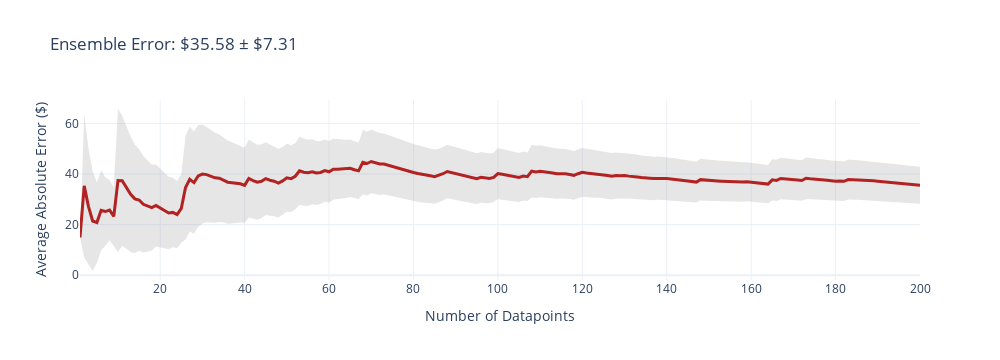
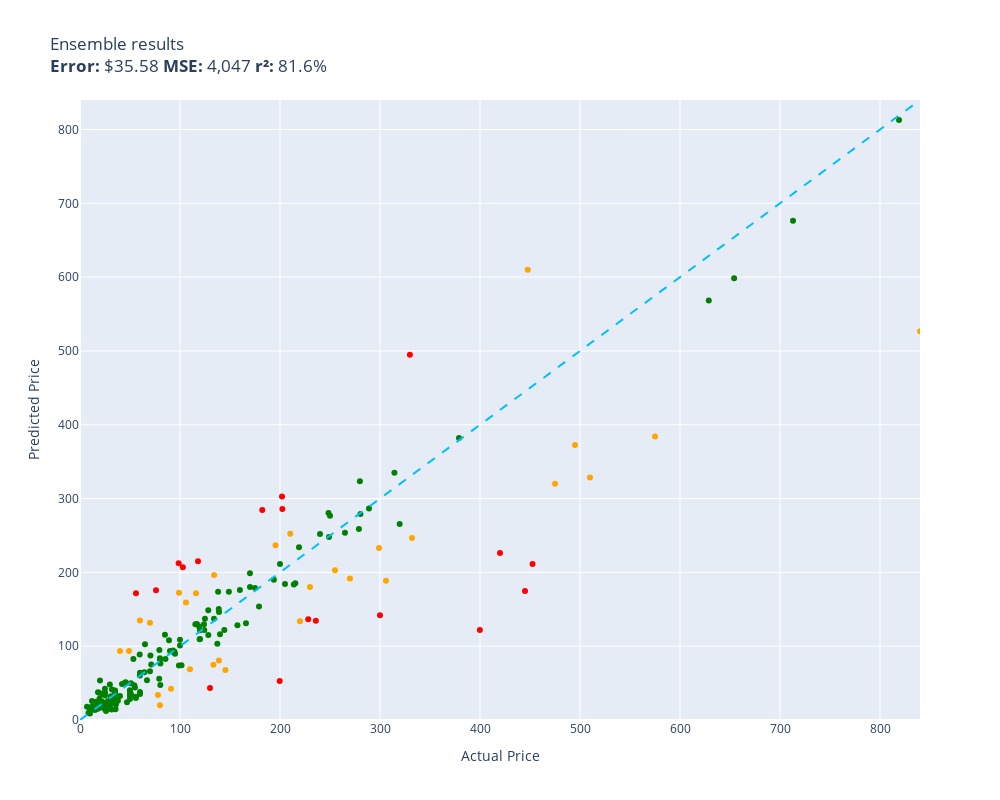

Notebook cell for these charts, in order:
### Code cell
evaluate(ensemble, test)

### Figure 1 — Plotly figure (JSON) as saved in the notebook; plotly's stock layout.template omitted (floating-point values rounded to 4 significant figures; data arrays with more than 128 entries replaced by an {"elided": "..."} marker saying what was removed)
{"data": [{"fill": "toself", "fillcolor": "rgba(128,128,128,0.2)", "hoverinfo": "skip", "line": {"color": "rgba(255,255,255,0)"}, "name": "95% CI", "showlegend": false, "type": "scatter", "x": {"elided": "400 int values"}, "y": {"elided": "400 float values"}}, {"customdata": {"elided": "200x1 float values"}, "hovertemplate": "n=%{x}<br>Avg Error=$%{y:,.2f}<br>±95% CI=$%{customdata[0]:,.2f}<extra></extra>", "line": {"color": "firebrick", "width": 3}, "mode": "lines", "name": "Cumulative Avg Error", "type": "scatter", "x": {"elided": "200 int values"}, "y": {"elided": "200 float values"}}], "layout": {"height": 360, "showlegend": false, "title": {"text": "Ensemble Error: $35.58 ± $7.31"}, "width": 1000, "xaxis": {"title": {"text": "Number of Datapoints"}}, "yaxis": {"title": {"text": "Average Absolute Error ($)"}}}}

### Figure 2 — Plotly figure (JSON) as saved in the notebook; plotly's stock layout.template omitted (floating-point values rounded to 4 significant figures; data arrays with more than 128 entries replaced by an {"elided": "..."} marker saying what was removed)
{"data": [{"customdata": {"elided": "152x1 str values"}, "hovertemplate": "%{customdata[0]}<extra></extra>", "legendgroup": "green", "marker": {"color": "green", "size": 6, "symbol": "circle"}, "mode": "markers", "name": "green", "orientation": "v", "showlegend": true, "type": "scatter", "x": {"elided": "152 float values"}, "xaxis": "x", "y": {"elided": "152 float values"}, "yaxis": "y"}, {"customdata": [["telpo Headlight Assembly Fit For 15 Camr...\nGuess=$171.71 Actual=$115.99"], ["RBC12-UPC Replacement Battery Cartridge ...\nGuess=$180.19 Actual=$229.99"], ["APS iBoard 6-inch Aluminum (Black Powder...\nGuess=$252.48 Actual=$210.23"], ["Bam Trekking 3027SB Single Black Clarine...\nGuess=$246.57 Actual=$332.00"], ["Mini PC, Kinupute Desktop Computer E3-12...\nGuess=$372.71 Actual=$495.00"], ["Clementoni 39132.5 Jigsaw Puzzle 1,000 P...\nGuess=$19.92 Actual=$79.95"], ["Tidal Front + Rear Fender Flares 4PC Poc...\nGuess=$202.76 Actual=$254.99"], ["Dakota Alert MURS Alert Probe Sensor - M...\nGuess=$133.84 Actual=$219.99"], ["Wenger City Upgrade Laptop Backpack with...\nGuess=$67.57 Actual=$145.42"], ["KOHLER 18865-CP Filtered Water Faucet, P...\nGuess=$320.13 Actual=$475.00"], ["Diversitech WG840585 Motor, (Ddb) 1/3Hp,...\nGuess=$196.61 Actual=$134.12"], ["MC: Pindicator (Dual Intensity Amber)\nGuess=$93.64 Actual=$40.00"], ["Webcem Solar Shed Light Outdoor Indoor, ...\nGuess=$33.84 Actual=$77.96"], ["Festool 492370 Platin 2 S1000 Grit 6-Inc...\nGuess=$42.28 Actual=$91.00"], ["Western Digital Enterprise RE4-GP 2TB SA...\nGuess=$68.71 Actual=$109.95"], ["LEGO Marvel Avengers War Machine Buster ...\nGuess=$134.82 Actual=$59.95"], ["Kingston Brass KS269SN Kingston Clawfoot...\nGuess=$188.77 Actual=$305.99"], ["Aeromotive 13304 Regulator, X1 Adjustabl...\nGuess=$191.60 Actual=$269.95"], ["Walker Exhaust Ultra EPA 16478 Direct Fi...\nGuess=$384.01 Actual=$574.99"], ["Mikrotik RB3011UIAS-RM RouterBOARD 10xGi...\nGuess=$232.91 Actual=$299.00"], ["MXR Carbon Copy Deluxe Analog Delay Guit...\nGuess=$236.90 Actual=$195.50"], ["Auertech Portable Washing Machine, 14lbs...\nGuess=$172.43 Actual=$98.99"], ["New Replacement seat cover fits Yamaha M...\nGuess=$80.70 Actual=$138.95"], ["Skullcandy Hesh Evo Bluetooth Headphones...\nGuess=$131.81 Actual=$69.99"], ["Competition Clutch Disc and Pressure Pla...\nGuess=$328.51 Actual=$510.00"], ["KUNFINE Android Radio CarPlay & Android ...\nGuess=$159.16 Actual=$106.00"], ["A-Premium Front Suspension Steering Knuc...\nGuess=$93.60 Actual=$48.99"], ["Dell XPS 13 9343-2727SLV 13.3\" Full HD S...\nGuess=$526.79 Actual=$839.99"], ["Steering Wheel, Carbon Fiber Automotive ...\nGuess=$609.85 Actual=$447.74"], ["Targus CityGear Durable Backpack, Black,...\nGuess=$75.01 Actual=$133.43"]], "hovertemplate": "%{customdata[0]}<extra></extra>", "legendgroup": "orange", "marker": {"color": "orange", "size": 6, "symbol": "circle"}, "mode": "markers", "name": "orange", "orientation": "v", "showlegend": true, "type": "scatter", "x": [116.0, 230.0, 210.2, 332.0, 495.0, 79.95, 255.0, 220.0, 145.4, 475.0, 134.1, 40.0, 77.96, 91.0, 110.0, 59.95, 306.0, 269.9, 575.0, 299.0, 195.5, 98.99, 138.9, 69.99, 510.0, 106.0, 48.99, 840.0, 447.7, 133.4], "xaxis": "x", "y": [171.7, 180.2, 252.5, 246.6, 372.7, 19.92, 202.8, 133.8, 67.57, 320.1, 196.6, 93.64, 33.84, 42.28, 68.71, 134.8, 188.8, 191.6, 384.0, 232.9, 236.9, 172.4, 80.7, 131.8, 328.5, 159.2, 93.6, 526.8, 609.8, 75.01], "yaxis": "y"}, {"customdata": [["Pump Head TBVECHI 175PSI 4KW 5.5HP 21CFM...\nGuess=$494.72 Actual=$329.90"], ["DEWALT 20V MAX* XR Impact Driver with Bl...\nGuess=$211.41 Actual=$452.53"], ["Aolemi Oil Rubbed Bronze Single Function...\nGuess=$212.35 Actual=$98.65"], ["JRready ST6313 DT Deutsch Connector Kit,...\nGuess=$52.88 Actual=$199.68"], ["AUTOFREE LED Tail Lights Assembly Compat...\nGuess=$302.88 Actual=$201.99"], ["3D Tree Hole Branches 075 Stair Risers D...\nGuess=$43.29 Actual=$129.99"], ["Evan-Fischer Front Bumper Cover Compatib...\nGuess=$285.97 Actual=$202.38"], ["Sumerain S1339CM Double Handle Widesprea...\nGuess=$134.39 Actual=$235.86"], ["Lighted Triangle Mirror Cabinet Bathroom...\nGuess=$174.90 Actual=$445.00"], ["BESTILL Wall Mounted Shower Faucet Set, ...\nGuess=$175.86 Actual=$76.00"], ["ANZO USA 111207 GMC SIERRA 99-06 / YUKON...\nGuess=$284.48 Actual=$182.28"], ["Pioneer 2AM401-BN Two Handle Kitchen Fau...\nGuess=$136.35 Actual=$228.22"], ["LSI Broadcom SAS 9300-8i 8-port 12Gb/s S...\nGuess=$215.07 Actual=$118.00"], ["Canon Sure Shot 90u 35mm Date Camera\nGuess=$121.97 Actual=$399.89"], ["Linkloos Solar Street Lights Outdoor Wat...\nGuess=$171.87 Actual=$55.99"], ["GENUINE VOLVO THERMOSTAT (3.0, 3.2) S60 ...\nGuess=$206.83 Actual=$102.85"], ["Pacific Drums PDCM1618TTRB 16 x 18 Inche...\nGuess=$226.19 Actual=$419.99"], ["HP Laserjet 2100 Laser Printer W/Test Pr...\nGuess=$141.75 Actual=$299.98"]], "hovertemplate": "%{customdata[0]}<extra></extra>", "legendgroup": "red", "marker": {"color": "red", "size": 6, "symbol": "circle"}, "mode": "markers", "name": "red", "orientation": "v", "showlegend": true, "type": "scatter", "x": [329.9, 452.5, 98.65, 199.7, 202.0, 130.0, 202.4, 235.9, 445.0, 76.0, 182.3, 228.2, 118.0, 399.9, 55.99, 102.8, 420.0, 300.0], "xaxis": "x", "y": [494.7, 211.4, 212.4, 52.88, 302.9, 43.29, 286.0, 134.4, 174.9, 175.9, 284.5, 136.3, 215.1, 122.0, 171.9, 206.8, 226.2, 141.8], "yaxis": "y"}, {"hoverinfo": "skip", "line": {"color": "deepskyblue", "dash": "dash", "width": 2}, "mode": "lines", "name": "y = x", "showlegend": false, "type": "scatter", "x": [0, 840.0], "y": [0, 840.0]}], "layout": {"height": 800, "legend": {"title": {"text": "color"}, "tracegroupgap": 0}, "showlegend": false, "title": {"text": "Ensemble results<br><b>Error:</b> $35.58 <b>MSE:</b> 4,047 <b>r²:</b> 81.6%"}, "width": 1000, "xaxis": {"anchor": "y", "domain": [0, 1], "range": [0, 840.0], "title": {"text": "Actual Price"}}, "yaxis": {"anchor": "x", "domain": [0, 1], "range": [0, 840.0], "title": {"text": "Predicted Price"}}}}
